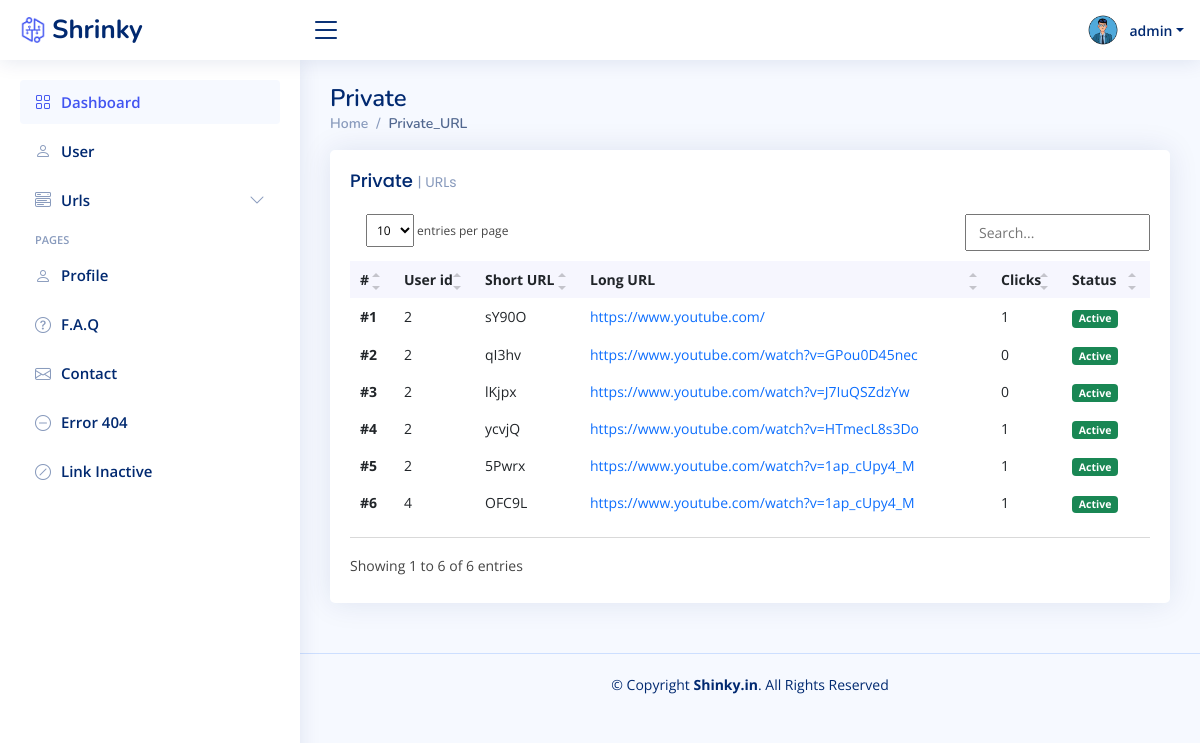
The page /Private_list/ (signed in) on the database its author committed.
### APP/models.py (models this page shows, shortened)
class User(AbstractBaseUser):
    name = models.CharField(max_length=255)
    email = models.EmailField(verbose_name="Email Address", unique=True)
    username = models.CharField(max_length=30, unique=True)
    contact = models.CharField(max_length=20, blank=True)
    image = models.ImageField(blank=True, null=True)
    is_active = models.BooleanField(default=True)
    is_staff = models.BooleanField(default=False)
    is_superuser = models.BooleanField(default=False)
    date_joined = models.DateTimeField(auto_now_add=True)
    USERNAME_FIELD = "username"
    REQUIRED_FIELDS = ["email"]
    objects = CustomUserManager()

class Private_URL(models.Model):
    user = models.ForeignKey(User, on_delete=models.CASCADE)
    short_url = models.CharField(max_length=255)
    long_url = models.CharField(max_length=500)
    url_password = models.CharField(max_length=50)
    Created_at = models.CharField(max_length=50)
    clicks = models.IntegerField(default=0)
    status = models.BooleanField(default=True)

### FunUrl_V2/views/admin_views.py (the view)
# urls.py: path("Private_list/", admin_views.Private_list, name="Private_list"),
def Private_list(request):
    if request.user.is_authenticated and request.user.is_staff:
        url_list = Private_URL.objects.all()
        context = {"url_list": url_list}
        return render(request, "./Admin/Admin_Private.html", context)
    else:
        return redirect("/login")

### templates/Admin/Admin_Private.html
{% extends './Base.html' %}
{% block title %} Private_URL {% endblock title%} {%block main %}
<main id="main" class="main mt-1">
  <div class="pagetitle">
    <h1>Private</h1>
    <nav>
      <ol class="breadcrumb">
        <li class="breadcrumb-item"><a href="index.html">Home</a></li>
        <li class="breadcrumb-item active">Private_URL</li>
      </ol>
    </nav>
  </div>
  <section class="section dashboard">
    <div class="row">
      <div class="col-lg-12">
        <div class="row">
          <div class="col-12">
            <div class="card recent-sales overflow-auto">
              <div class="card-body">
                <h5 class="card-title">Private <span>| URLs</span></h5>
                <table class="table table-borderless datatable">
                  <thead>
                    <tr>
                      <th scope="col">#</th>
                      <th scope="col">User id</th>
                      <th scope="col">Short URL</th>
                      <th scope="col">Long URL</th>
                      <th scope="col">Clicks</th>
                      <th scope="col">Status</th>
                    </tr>
                  </thead>
                  <tbody>
                    {% for url in url_list%}
                    <tr>
                      <th scope="row">#{{forloop.counter}}</th>
                      <td>{{url.user_id}}</td>
                      <td>{{url.short_url}}</td>
                      <td>
                        <a href="{{url.long_url}}" class="text-primary"
                          >{{url.long_url|truncatechars:50}}</a
                        >
                      </td>
                      <td>{{url.clicks}}</td>
                      {% if url.status %}
                      <td>
                        <span class="badge bg-success me-2">Active</span>
                      </td>
                      {% else %}
                      <td>
                        <span class="badge bg-secondary">Not active</span>
                      </td>
                      {% endif %}
                    </tr>
                    {% endfor %}
                  </tbody>
                </table>
              </div>
            </div>
          </div>
        </div>
      </div>
    </div>
  </section>
</main>
{% endblock main %}

### templates/Admin/includes/header.html (shortened to what this page needs)
{%load static%}
<header id="header" class="header sticky-top d-flex align-items-center">
  <div class="d-flex align-items-center justify-content-between">
    <a href="/" class="logo d-flex align-items-center">
      <img src="{% static 'assets/img/new_logo_bg.png'%}" alt="" />
      <span class="d-none d-lg-block">Shrinky </span>
    </a>
    <i class="bi bi-list toggle-sidebar-btn"></i>
  </div>
  <nav class="header-nav ms-auto">
    <ul class="d-flex align-items-center">
      <li class="nav-item dropdown pe-3">
        <a
          class="nav-link nav-profile d-flex align-items-center pe-0"
          href="#"
          data-bs-toggle="dropdown"
        >
          <img
            src="{% static 'assets/img/default_pic.png'%}"
            alt="Profile"
            class="rounded-circle w-5"
          />
          <span class="d-none d-md-block dropdown-toggle ps-2"
            >{{ user.username }}</span
          >
        </a>
      </li>
    </ul>
  </nav>
</header>

### static/assets/css/simple-datatables.css (style rules this page uses)
.dataTable-table { max-width: 100%; width: 100%; border-spacing: 0; border-collapse: separate; }
.dataTable-table > tbody > tr > td, .dataTable-table > tbody > tr > th, .dataTable-table > tfoot > tr > td, .dataTable-table > tfoot > tr > th, .dataTable-table > thead > tr > td, .dataTable-table > thead > tr > th { vertical-align: top; padding: 8px 10px; }
.dataTable-table > thead > tr > th { vertical-align: bottom; text-align: left; border-bottom: 1px solid #d9d9d9; }
.dataTable-table th { vertical-align: bottom; text-align: left; }

### static/assets/css/style.css (style rules this page uses)
:root { scroll-behavior: smooth; }
body { font-family: "Open Sans", sans-serif; background: #f6f9ff; color: #444444; }
a { color: #4154f1; text-decoration: none; }
h1, h2, h3, h4, h5, h6 { font-family: "Nunito", sans-serif; }
#main { margin-top: 60px; padding: 20px 30px; transition: all 0.3s; }
.pagetitle { margin-bottom: 10px; }
.pagetitle h1 { font-size: 24px; margin-bottom: 0; font-weight: 600; color: #012970; }
.card { margin-bottom: 30px; border: none; border-radius: 5px; box-shadow: 0px 0 30px rgba(1, 41, 112, 0.1); }
.card-title { padding: 20px 0 15px 0; font-size: 18px; font-weight: 500; color: #012970; font-family: "Poppins", sans-serif; }
.card-title span { color: #899bbd; font-size: 14px; font-weight: 400; }
.card-body { padding: 0 20px 20px 20px; }
.breadcrumb { font-size: 14px; font-family: "Nunito", sans-serif; color: #899bbd; font-weight: 600; }
.breadcrumb a { color: #899bbd; transition: 0.3s; }
.breadcrumb .breadcrumb-item::before { color: #899bbd; }
.breadcrumb .active { color: #51678f; font-weight: 600; }
.logo { line-height: 1; }
@media (min-width: 1200px) { .logo { width: 280px; } }
.logo img { max-height: 26px; margin-right: 6px; }
.logo span { font-size: 26px; font-weight: 700; color: #012970; font-family: "Nunito", sans-serif; }
.header { transition: all 0.5s; z-index: 997; height: 60px; box-shadow: 0px 2px 20px rgba(1, 41, 112, 0.1); background-color: #fff; padding-left: 20px; }
.header .toggle-sidebar-btn { font-size: 32px; padding-left: 10px; cursor: pointer; color: #012970; }
.header-nav ul { list-style: none; }
.header-nav > ul { margin: 0; padding: 0; }
.header-nav .nav-profile { color: #012970; }
.header-nav .nav-profile img { max-height: 36px; }
.header-nav .nav-profile span { font-size: 14px; font-weight: 600; }
@media (min-width: 1200px) { #main, #footer { margin-left: 300px; } }
.dashboard .recent-sales { font-size: 14px; }
.dashboard .recent-sales .table thead { background: #f6f6fe; }
.dashboard .recent-sales .table thead th { border: 0; }

### rows shown on the page
User: username "admin"
Private_URL: user_id "2", short_url "sY90O", long_url "https://www.youtube.com/", clicks "1", status "Active"
Private_URL: user_id "2", short_url "qI3hv", long_url "https://www.youtube.com/watch?v=GPou0D45nec", clicks "0", status "Active"
Private_URL: user_id "2", short_url "lKjpx", long_url "https://www.youtube.com/watch?v=J7IuQSZdzYw", clicks "0", status "Active"
Private_URL: user_id "2", short_url "ycvjQ", long_url "https://www.youtube.com/watch?v=HTmecL8s3Do", clicks "1", status "Active"
Private_URL: user_id "2", short_url "5Pwrx", long_url "https://www.youtube.com/watch?v=1ap_cUpy4_M", clicks "1", status "Active"
Private_URL: user_id "4", short_url "OFC9L", long_url "https://www.youtube.com/watch?v=1ap_cUpy4_M", clicks "1", status "Active"
